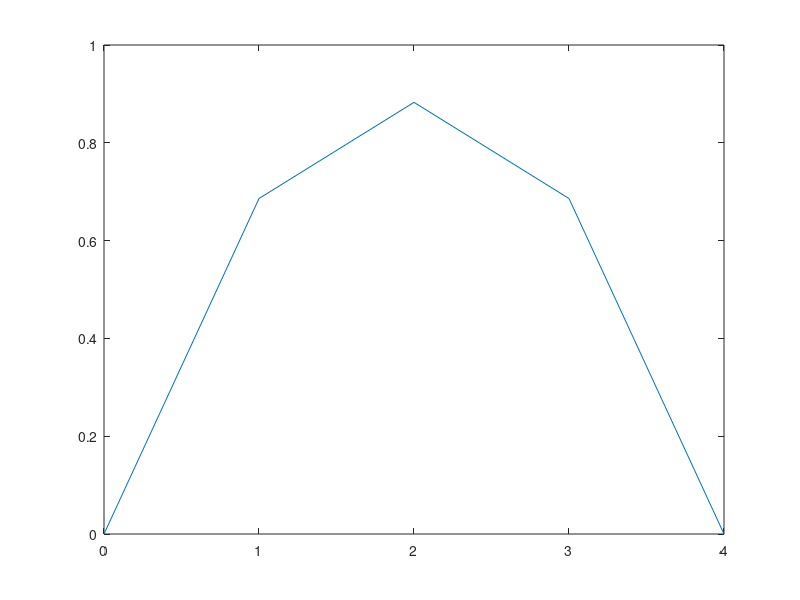

Reproduce this figure in MATLAB.
% mynonlinheat (lacks comments)
% Purpose:
L = 4;             %
n = 4;             %
h = L/n;           %
hh = h^2/3;        %
u0 = 0;            %
uL = 0;            %
ub = .5;           % 
ub4 = ub^4;        %
x = 0:h:L;         %
g = sin(pi*x/4);   %
u = zeros(1,n+1);  %
steps = 4;         %
u(1)=u0;           % 
u(n+1)=uL;         %
for j = 1:steps
     %
     u(2:n) = (u(3:n+1)+u(2:n)+u(1:n-1))/3 + hh*(-u(2:n).^4+ub4+g(2:n));
end
plot(x,u)
